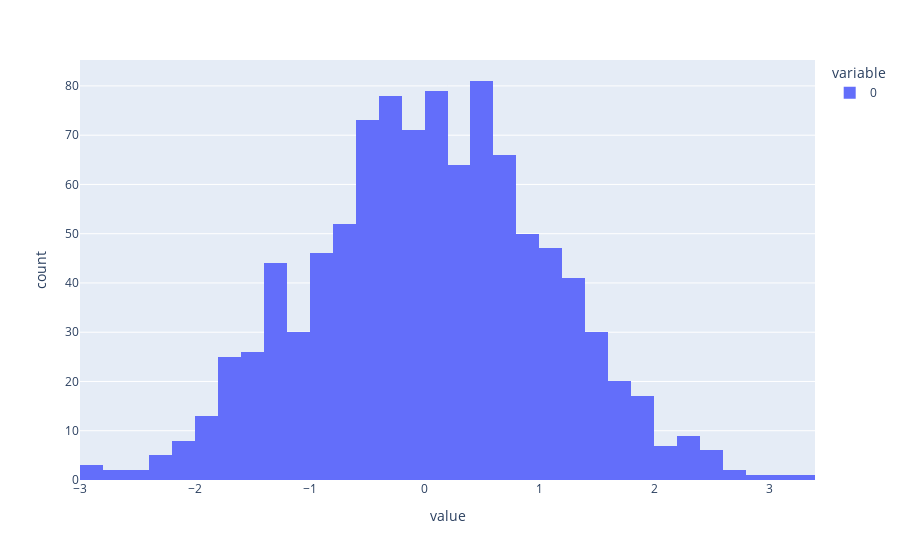

The code cell stored with this chart in its notebook:
### Markdown cell above
次のコードでは `normal` メソッドによって生成されたデータをPloly Expressを利用して、ヒストグラムに可視化しています。Ploly Expressについては別の資料で解説します。

### Code cell
import plotly.express as px

px.histogram(rng.normal(size=1000))

### Figure 1 — Plotly figure (JSON) as saved in the notebook; plotly's stock layout.template omitted (floating-point values rounded to 4 significant figures; data arrays with more than 128 entries replaced by an {"elided": "..."} marker saying what was removed)
{"data": [{"alignmentgroup": "True", "bingroup": "x", "hovertemplate": "variable=0<br>value=%{x}<br>count=%{y}<extra></extra>", "legendgroup": "0", "marker": {"color": "#636efa", "pattern": {"shape": ""}}, "name": "0", "offsetgroup": "0", "orientation": "v", "showlegend": true, "type": "histogram", "x": {"elided": "1000 float values"}, "xaxis": "x", "yaxis": "y"}], "layout": {"barmode": "relative", "legend": {"title": {"text": "variable"}, "tracegroupgap": 0}, "margin": {"t": 60}, "xaxis": {"anchor": "y", "domain": [0, 1], "title": {"text": "value"}}, "yaxis": {"anchor": "x", "domain": [0, 1], "title": {"text": "count"}}}}
